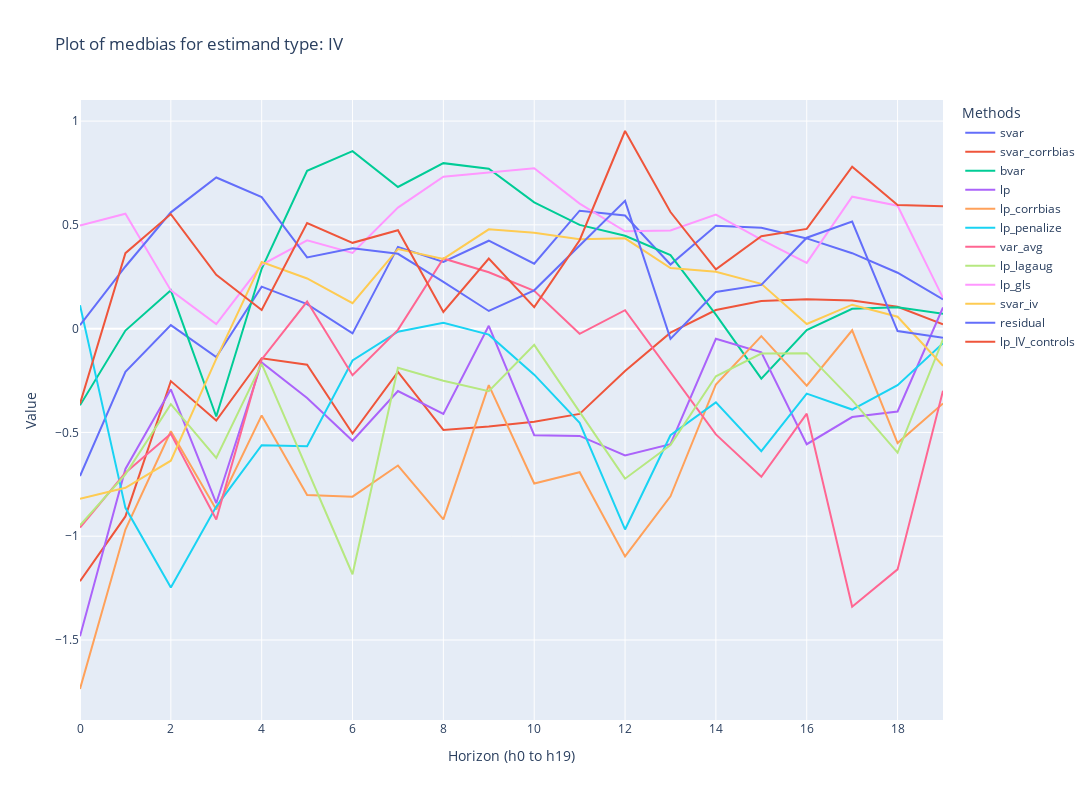

The code cell stored with this chart in its notebook:
### Code cell
plot_csv_data(csv_filename, title, 1)
